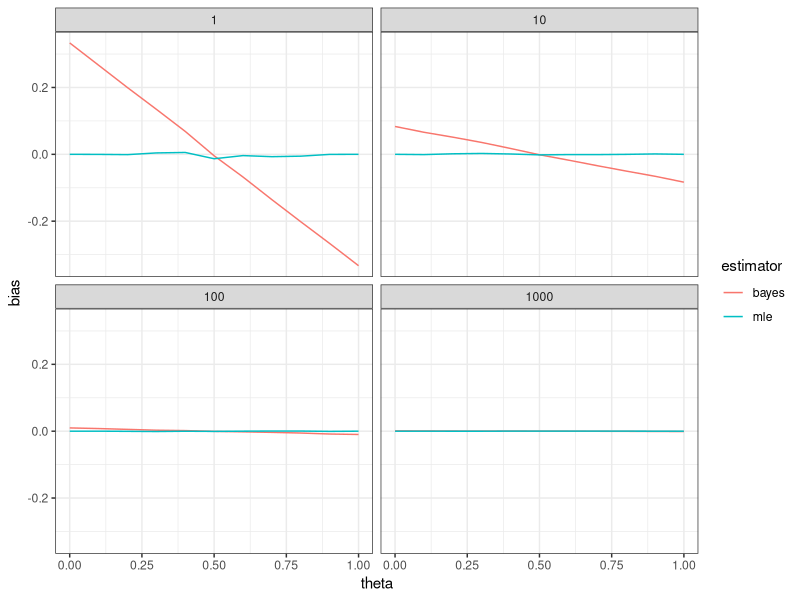
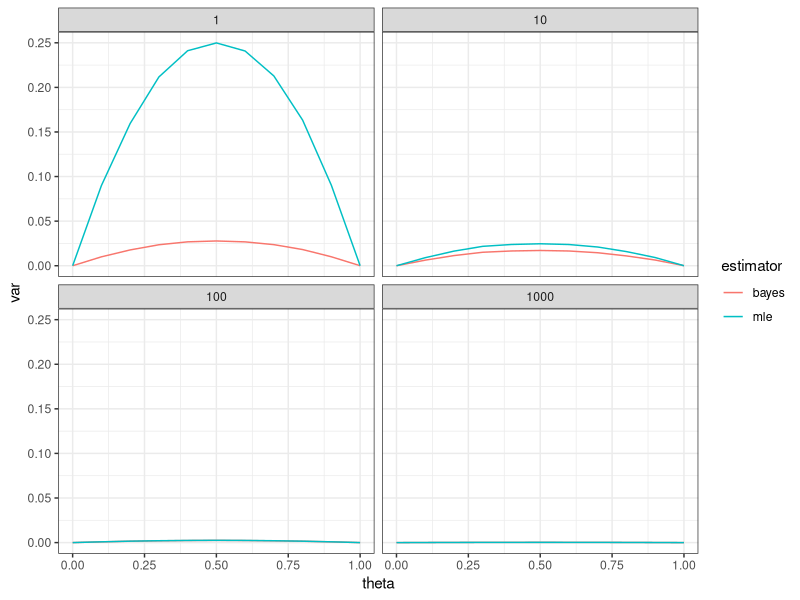
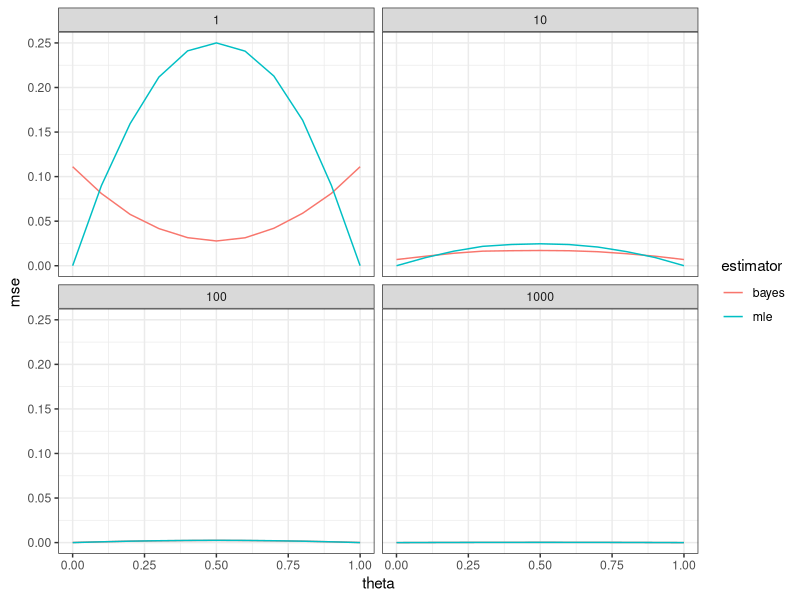
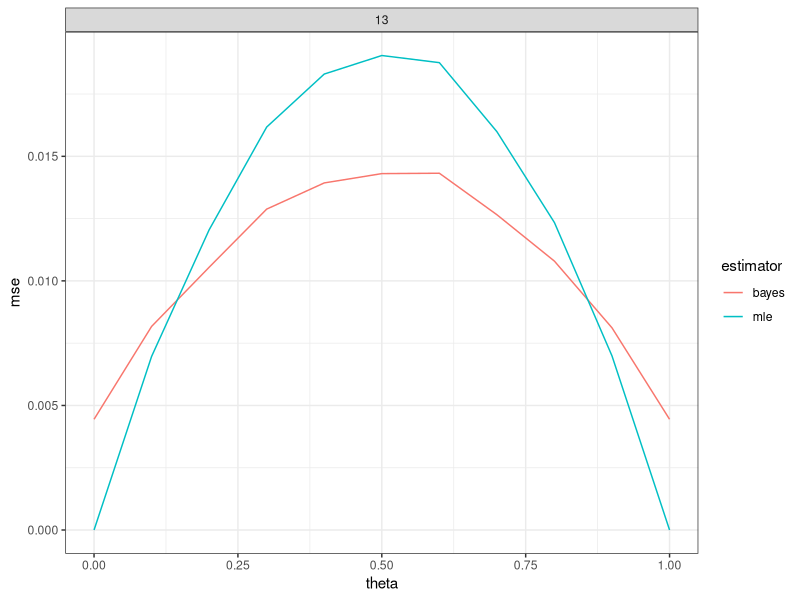
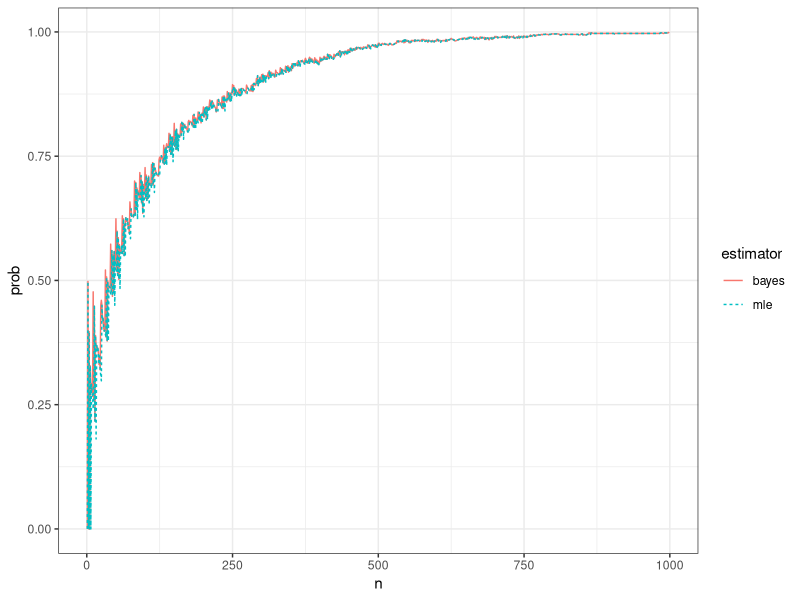
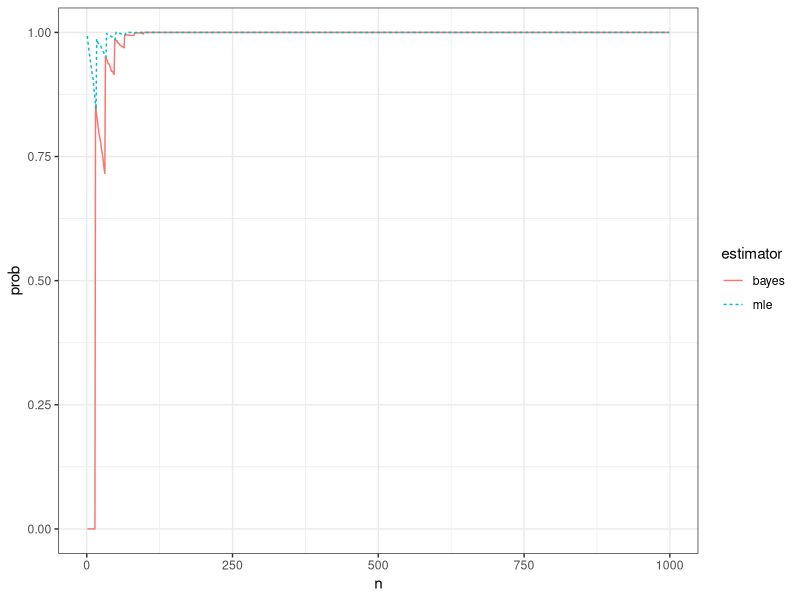
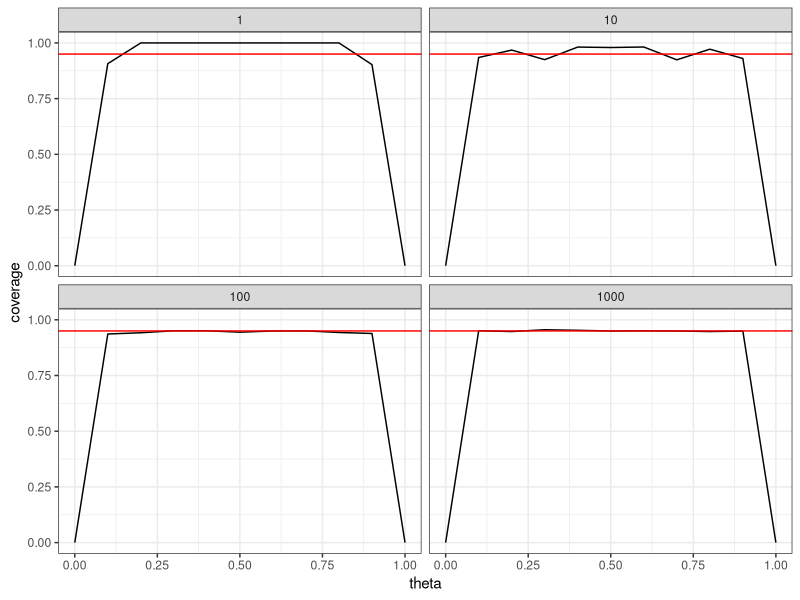
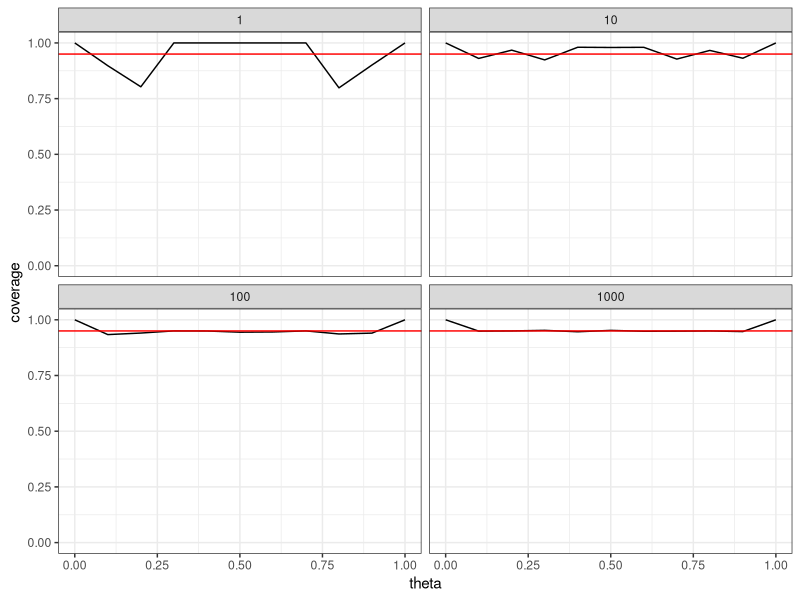

The R script that drew these images, in order:
## ---- chunk 1
library("tidyverse")
## ---- chunk 2
set.seed(20190219)
## ---- chunk 3
n <- 22
y <- 15
(mle <- y/n)
## ---- chunk 4
a <- b <- 1
(bayes <- (a+y)/(a+b+n))
## ---- chunk 5
qbeta(c(.025,.975), a+y, b+n-y)
## ---- chunk 6
n <- 222
y <- 135
(mle <- y/n)
(bayes <- (a+y)/(a+b+n))
qbeta(c(.05,.95), a+y, b+n-y) 
## ---- chunk 7
n <- 10
theta <- 0.5

n_reps <- 1e4
mle <- numeric(n_reps)
bayes <- numeric(n_reps)

for (i in 1:n_reps) {
  y <- rbinom(1, size = n, prob = theta)
  mle[i] <- y/n
  bayes[i] <- (a+y)/(a+b+n)
}


mean(mle)  - theta # estimate of MLE bias
mean(bayes)- theta # estimate of Bayes bias
## ---- chunk 8
mean(mle  ) + c(-1,1)*qnorm(.975)*sd(mle  )/sqrt(length(mle  )) - theta
mean(bayes) + c(-1,1)*qnorm(.975)*sd(bayes)/sqrt(length(bayes)) - theta
## ---- chunk 9
y <- rbinom(n_reps, size = n, prob = theta)
mle   <- y/n
bayes <- (a+y)/(a+b+n)

mean(mle  ) + c(-1,1)*qnorm(.975)*sd(mle  )/sqrt(length(mle  )) - theta
mean(bayes) + c(-1,1)*qnorm(.975)*sd(bayes)/sqrt(length(bayes)) - theta
## ---- chunk 10
n <- 5
theta <- 0.2

y <- rbinom(n_reps, size = n, prob = theta)
mle   <- y/n
bayes <- (a+y)/(a+b+n)

mean(mle  ) + c(-1,1)*qnorm(.975)*sd(mle  )/sqrt(length(mle  )) - theta
mean(bayes) + c(-1,1)*qnorm(.975)*sd(bayes)/sqrt(length(bayes)) - theta
## ---- chunk 11
settings <- expand.grid(n = 10^(0:3),
                        theta = seq(0,1,by=0.1))
## ---- chunk 12
sim_function <- function(x) {
  y     <- rbinom(1e4, size = x$n, prob = x$theta)
  mle   <- y/x$n
  bayes <- (a+y)/(a+b+x$n)
  
  d <- data.frame(
    estimator = c("mle", "bayes"),
    bias      = c(mean(mle), mean(bayes)) - x$theta,
    var       = c(var( mle), var( bayes)))
  
  # d$se    <- sqrt(d$var / x$n)
  # d$lower <- d$bias-qnorm(.975)*d$se
  # d$upper <- d$bias+qnorm(.975)*d$se
  
  return(d)
}
## ---- chunk 13
sim_study <- settings %>% 
  group_by(n, theta) %>%
  do(sim_function(.))
## ---- chunk 14
ggplot(sim_study, aes(x=theta, y=bias, color=estimator)) +
  geom_line() +
  facet_wrap(~n) + 
  theme_bw()
## ---- chunk 15
ggplot(sim_study, aes(x=theta, y=var, color=estimator)) +
  geom_line() +
  facet_wrap(~n) + 
  theme_bw()
## ---- chunk 16
sim_study$mse <- sim_study$var + sim_study$bias^2

ggplot(sim_study, aes(x=theta, y=mse, color=estimator)) +
  geom_line() +
  facet_wrap(~n) + 
  theme_bw()
## ---- chunk 17
settings <- expand.grid(n = 13,
                        theta = seq(0,1,by=0.1))

sim_study <- settings %>% 
  group_by(n, theta) %>%
  do(sim_function(.))

sim_study$mse <- sim_study$var + sim_study$bias^2

ggplot(sim_study, aes(x=theta, y=mse, color=estimator)) +
  geom_line() +
  facet_wrap(~n) + # This line isn't necessary
  theme_bw()
## ---- chunk 18
theta = 0.51
n_max <- 999

sim_function <- function(d) {
  x <- rbinom(n_max, size = 1, prob = theta)
  
  mle <- bayes <- numeric(n_max)
  for (n in 1:n_max) {
    y <- sum(x[1:n])
    mle[n] <- y/n
    bayes[n] <- (a+y)/(a+b+n)
  }
  
  data.frame(n     = 1:n_max,
             mle   = mle,
             bayes = bayes)
}

d <- data.frame(rep=1:1e3) %>%
  group_by(rep) %>%
  do(sim_function(.))

epsilon <- 0.05
sum <- d %>% 
  gather(estimator, estimate, mle, bayes) %>%
  group_by(n, estimator) %>%
  summarize(prob = mean(abs(estimate - theta) < epsilon))
## ---- chunk 19
ggplot(sum, aes(x=n, y=prob, 
                color=estimator, linetype = estimator)) + 
  geom_line() +
  theme_bw() 
## ---- chunk 20
theta = 0.01

d <- data.frame(rep=1:1e3) %>%
  group_by(rep) %>%
  do(sim_function(.))

sum <- d %>% 
  gather(estimator, estimate, mle, bayes) %>%
  group_by(n, estimator) %>%
  summarize(prob = mean(abs(estimate - theta) < epsilon))

ggplot(sum, aes(x = n, y = prob, color = estimator, linetype = estimator)) + 
  geom_line() +
  theme_bw()
## ---- chunk 21
n <- 100
theta <- 0.5

n_reps <- 1e4
y <- rbinom(n_reps, size = n, prob = theta)

lower <- qbeta(.025, a+y, b+n-y)
upper <- qbeta(.975, a+y, b+n-y)

mean( lower < theta & theta < upper )
## ---- chunk 22
p <- mean( lower < theta & theta < upper)

p + c(-1,1)*qnorm(.975)*sqrt(p*(1-p)/n_reps)
## ---- chunk 23
n <- 10
theta <- 0.2

n_reps <- 1e4
y <- rbinom(n_reps, size = n, prob = theta)

lower <- qbeta(.025, a+y, b+n-y)
upper <- qbeta(.975, a+y, b+n-y)

(p <- mean( lower < theta & theta < upper))

p + c(-1,1)*qnorm(.975)*sqrt(p*(1-p)/n_reps)
## ---- chunk 24
binomial_coverage_function <- function(d) {
  y     <- rbinom(1e4, size = d$n, prob = d$theta)
  mle   <- y/d$n
  bayes <- (a+y)/(a+b+d$n)
  
  lower <- qbeta(.025, a+y, b+d$n-y)
  upper <- qbeta(.975, a+y, b+d$n-y)
  
  data.frame(coverage = mean( lower <= d$theta & d$theta <= upper))
}

sim_study <- expand.grid(n = 10^(0:3),
                        theta = seq(0,1,by=0.1)) %>%
  group_by(n,theta) %>%
  do(binomial_coverage_function(.))
## ---- chunk 25
ggplot(sim_study, aes(x=theta, y=coverage)) +
  geom_line() +
  facet_wrap(~n) + 
  geom_hline(yintercept = 0.95, color = "red") +
  ylim(0,1) + 
  theme_bw()
## ---- chunk 26
binomial_coverage_function_fixed <- function(d) {
  n <- d$n
  theta <- d$theta
  y     <- rbinom(1e4, size = n, prob = theta)
  mle   <- y/d$n
  bayes <- (a+y)/(a+b+n)
  
  lower <- qbeta(.025, a+y, b+n-y)
  upper <- qbeta(.975, a+y, b+n-y)
  
  # Fix intervals when y=0
  lower[y==0] <- 0
  upper[y==0] <- qbeta(.95, a+0, b+n)
  
  # Fix intervals when y=n
  upper[y==n] <- 1
  lower[y==n] <- qbeta(.05, a+n, b+0)
  
  data.frame(coverage = mean( lower <= theta & theta <= upper))
}

sim_study <- expand.grid(n = 10^(0:3),
                        theta = seq(0,1,by=0.1)) %>%
  group_by(n,theta) %>%
  do(binomial_coverage_function_fixed(.))
## ---- chunk 27
ggplot(sim_study, aes(x=theta, y=coverage)) +
  geom_line() +
  facet_wrap(~n) + 
  geom_hline(yintercept = 0.95, color = "red") +
  ylim(0,1) + 
  theme_bw()
## ---- chunk 28
a <- b <- 0.5

sim_study <- expand.grid(n = 10^(0:3),
                        theta = seq(0,1,by=0.1)) %>%
  group_by(n,theta) %>%
  do(binomial_coverage_function_fixed(.))

ggplot(sim_study, aes(x=theta, y=coverage)) +
  geom_line() +
  facet_wrap(~n) + 
  geom_hline(yintercept = 0.95, color = "red") +
  ylim(0,1) + 
  theme_bw()
